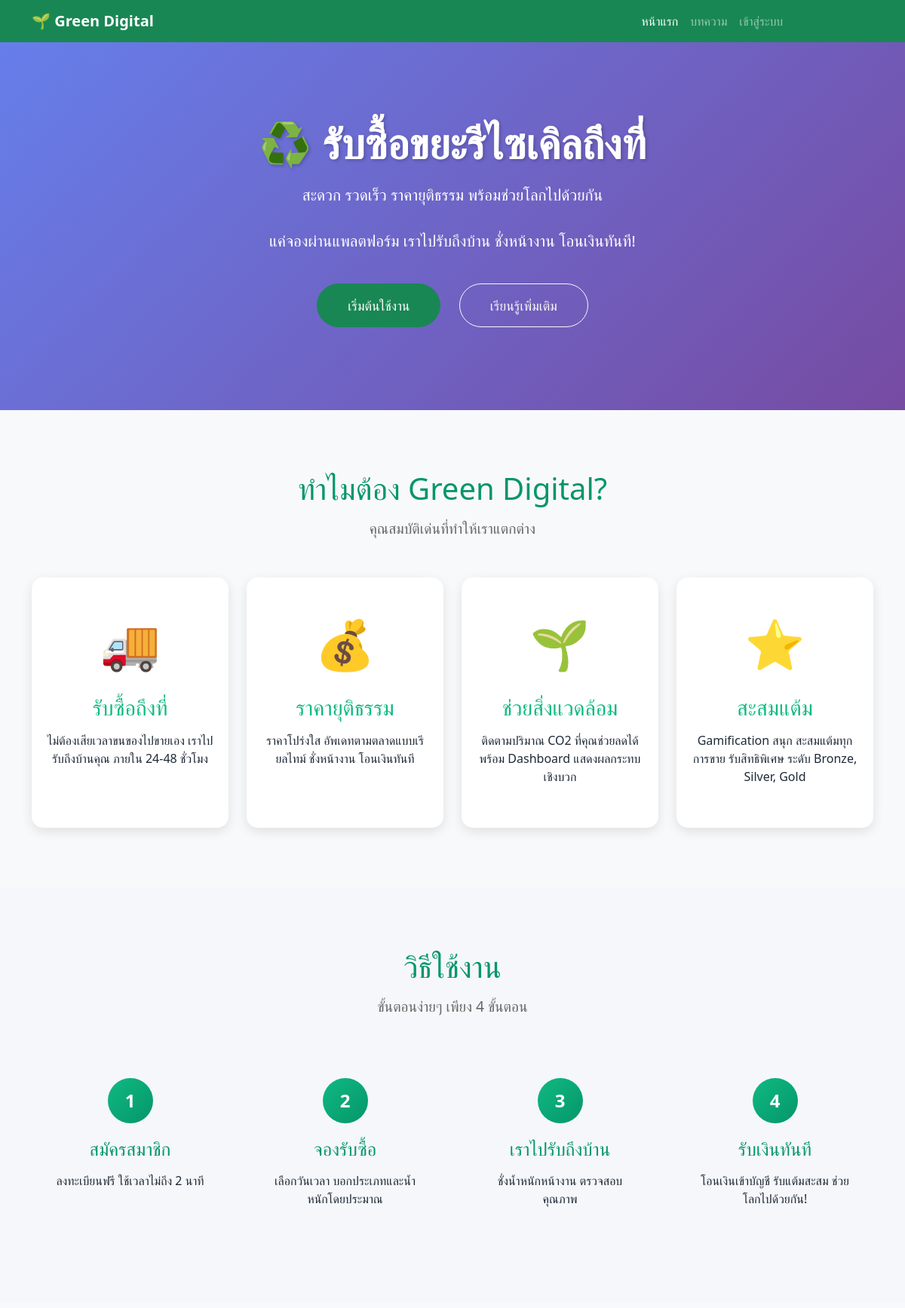
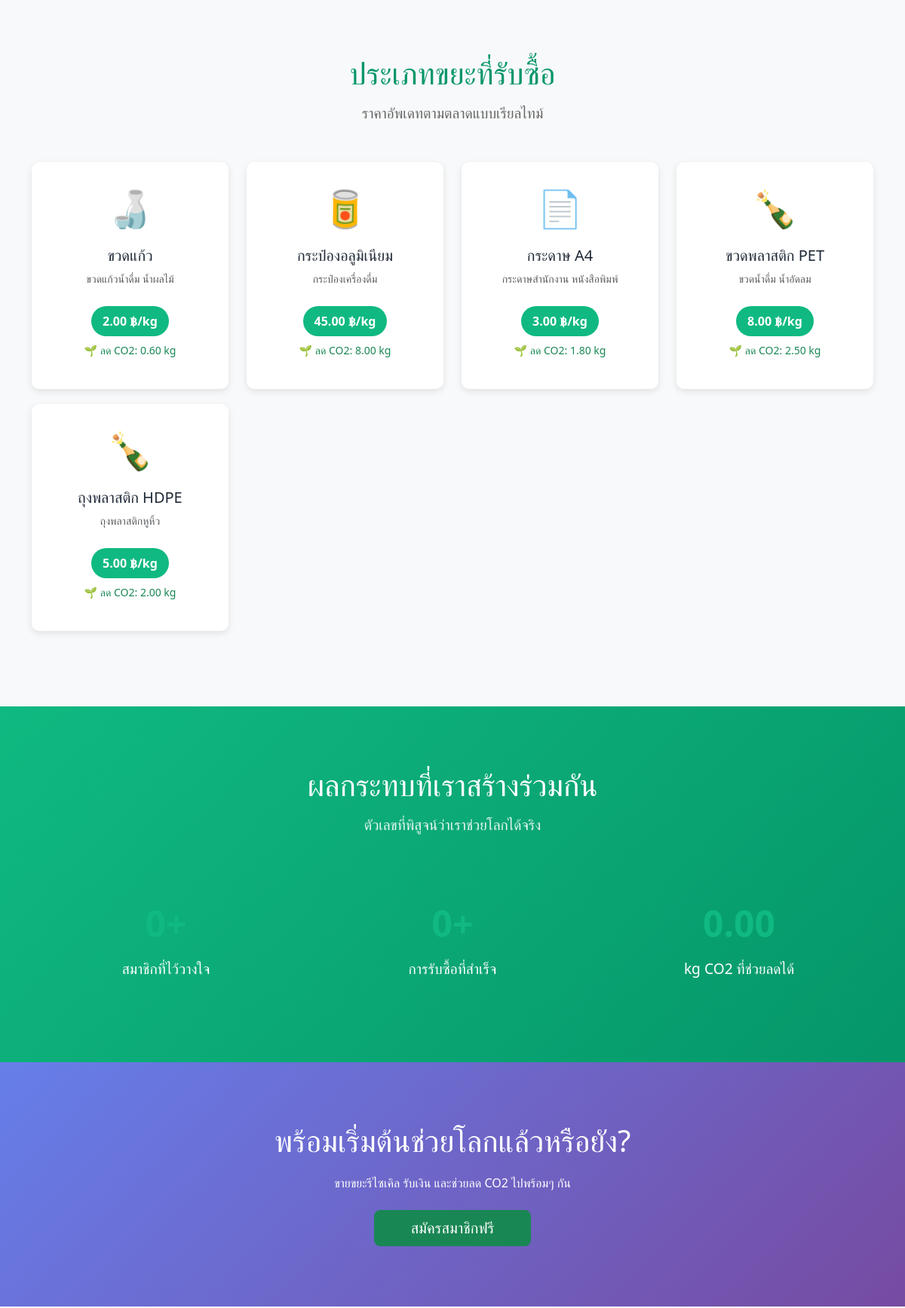
The page / (upper part) on the database its author committed (2 pictures, top to bottom).
### tables this page shows
CREATE TABLE prices (
    price_id INT AUTO_INCREMENT PRIMARY KEY,
    type_id INT NOT NULL,
    price_per_kg DECIMAL(10,2) NOT NULL,
    effective_date DATE NOT NULL,
    is_current BOOLEAN DEFAULT TRUE,
    updated_by INT,
    created_at DATETIME DEFAULT CURRENT_TIMESTAMP,
    FOREIGN KEY (type_id) REFERENCES recycle_types(type_id) ON DELETE CASCADE,
    FOREIGN KEY (updated_by) REFERENCES admins(admin_id) ON DELETE SET NULL,
    INDEX idx_type_id (type_id),
    INDEX idx_is_current (is_current),
    INDEX idx_effective_date (effective_date)
);

CREATE TABLE recycle_types (
    type_id INT AUTO_INCREMENT PRIMARY KEY,
    type_name VARCHAR(100) NOT NULL,
    category VARCHAR(50) NOT NULL COMMENT 'plastic, paper, metal, glass',
    description TEXT,
    image_url VARCHAR(255),
    co2_reduction DECIMAL(5,2) DEFAULT 0.00 COMMENT 'CO2 ที่ลดได้ต่อ 1 kg',
    status ENUM('active', 'inactive') DEFAULT 'active',
    created_at DATETIME DEFAULT CURRENT_TIMESTAMP,
    INDEX idx_category (category),
    INDEX idx_status (status)
);

### index.php (the view, shortened to what this page needs)
<?php
require_once 'config.php';
$total_users_sql = "SELECT COUNT(*) as total FROM users WHERE status = 'active'";
$total_users_result = mysqli_query($conn, $total_users_sql);
$total_users = $total_users_result ? mysqli_fetch_assoc($total_users_result)['total'] : 0;
$total_bookings_sql = "SELECT COUNT(*) as total FROM bookings WHERE status = 'completed'";
$total_bookings_result = mysqli_query($conn, $total_bookings_sql);
$total_bookings = $total_bookings_result ? mysqli_fetch_assoc($total_bookings_result)['total'] : 0;
$total_co2_sql = "SELECT COALESCE(SUM(co2_reduced), 0) as total FROM carbon_footprint";
$total_co2_result = mysqli_query($conn, $total_co2_sql);
$total_co2 = $total_co2_result ? mysqli_fetch_assoc($total_co2_result)['total'] : 0;
$recycle_types_sql = "SELECT rt.*, p.price_per_kg
                      FROM recycle_types rt
                      LEFT JOIN prices p ON rt.type_id = p.type_id
                      WHERE rt.status = 'active' AND p.is_current = 1
                      ORDER BY rt.category";
$recycle_types = mysqli_query($conn, $recycle_types_sql);
?>
<!DOCTYPE html>
<html lang="th">
<head>
    <link rel="stylesheet" href="css/bootstrap.min.css">
    <link rel="stylesheet" href="css/style.css">
</head>
<body>
    <?php include 'includes/navbar.php'; ?>
    <section class="hero-section" id="home">
        <div class="container">
            <h1>♻️ รับซื้อขยะรีไซเคิลถึงที่</h1>
            <p>สะดวก รวดเร็ว ราคายุติธรรม พร้อมช่วยโลกไปด้วยกัน</p>
            <p>แค่จองผ่านแพลตฟอร์ม เราไปรับถึงบ้าน ชั่งหน้างาน โอนเงินทันที!</p>
            <div class="hero-buttons">
                <a href="user_register.php" class="btn btn-success btn-lg">เริ่มต้นใช้งาน</a>
                <a href="#how-it-works" class="btn btn-outline-light btn-lg">เรียนรู้เพิ่มเติม</a>
            </div>
        </div>
    </section>
    <section class="features-section" id="features">
        <div class="container">
            <div class="section-title">
                <h2>ทำไมต้อง Green Digital?</h2>
                <p>คุณสมบัติเด่นที่ทำให้เราแตกต่าง</p>
            </div>
            <div class="row g-4">
                <div class="col-md-3">
                    <div class="feature-card">
                        <div class="feature-icon">🚚</div>
                        <h3>รับซื้อถึงที่</h3>
                        <p>ไม่ต้องเสียเวลาขนของไปขายเอง เราไปรับถึงบ้านคุณ ภายใน 24-48 ชั่วโมง</p>
                    </div>
                </div>
                <div class="col-md-3">
                    <div class="feature-card">
                        <div class="feature-icon">💰</div>
                        <h3>ราคายุติธรรม</h3>
                        <p>ราคาโปร่งใส อัพเดทตามตลาดแบบเรียลไทม์ ชั่งหน้างาน โอนเงินทันที</p>
                    </div>
                </div>
                <div class="col-md-3">
                    <div class="feature-card">
                        <div class="feature-icon">🌱</div>
                        <h3>ช่วยสิ่งแวดล้อม</h3>
                        <p>ติดตามปริมาณ CO2 ที่คุณช่วยลดได้ พร้อม Dashboard แสดงผลกระทบเชิงบวก</p>
                    </div>
                </div>
                <div class="col-md-3">
                    <div class="feature-card">
                        <div class="feature-icon">⭐</div>
                        <h3>สะสมแต้ม</h3>
                        <p>Gamification สนุก สะสมแต้มทุกการขาย รับสิทธิพิเศษ ระดับ Bronze, Silver, Gold</p>
                    </div>
                </div>
            </div>
        </div>
    </section>
    <section class="how-it-works-section" id="how-it-works">
        <div class="container">
            <div class="section-title">
                <h2>วิธีใช้งาน</h2>
                <p>ขั้นตอนง่ายๆ เพียง 4 ขั้นตอน</p>
            </div>
            <div class="row">
                <div class="col-md-3">
                    <div class="step-card">
                        <div class="step-number">1</div>
                        <h4>สมัครสมาชิก</h4>
                        <p>ลงทะเบียนฟรี ใช้เวลาไม่ถึง 2 นาที</p>
                    </div>
                </div>
                <div class="col-md-3">
                    <div class="step-card">
                        <div class="step-number">2</div>
                        <h4>จองรับซื้อ</h4>
                        <p>เลือกวันเวลา บอกประเภทและน้ำหนักโดยประมาณ</p>
                    </div>
                </div>
                <div class="col-md-3">
                    <div class="step-card">
                        <div class="step-number">3</div>
                        <h4>เราไปรับถึงบ้าน</h4>
                        <p>ชั่งน้ำหนักหน้างาน ตรวจสอบคุณภาพ</p>
                    </div>
                </div>
                <div class="col-md-3">
                    <div class="step-card">
                        <div class="step-number">4</div>
                        <h4>รับเงินทันที</h4>
                        <p>โอนเงินเข้าบัญชี รับแต้มสะสม ช่วยโลกไปด้วยกัน!</p>
                    </div>
                </div>
            </div>
        </div>
    </section>
    <section class="recycle-types-section" id="recycle-types">
        <div class="container">
            <div class="section-title">
                <h2>ประเภทขยะที่รับซื้อ</h2>
                <p>ราคาอัพเดทตามตลาดแบบเรียลไทม์</p>
            </div>
            <div class="row">
                <?php if($recycle_types && mysqli_num_rows($recycle_types) > 0): ?>
                    <?php while($type = mysqli_fetch_assoc($recycle_types)): ?>
                        <div class="col-md-4 col-lg-3">
                            <div class="recycle-card">
                                <div class="recycle-icon">
                                    <?php
                                    $icon = '♻️';
                                    if($type['category'] == 'plastic') $icon = '🍾';
                                    elseif($type['category'] == 'paper') $icon = '📄';
                                    elseif($type['category'] == 'metal') $icon = '🥫';
                                    elseif($type['category'] == 'glass') $icon = '🍶';
                                    echo $icon;
                                    ?>
                                </div>
                                <h5><?php echo htmlspecialchars($type['type_name']); ?></h5>
                                <p class="text-muted small"><?php echo htmlspecialchars($type['description']); ?></p>
                                <div class="price-tag">
                                    <?php echo number_format($type['price_per_kg'], 2); ?> ฿/kg
                                </div>
                                <p class="text-success small mt-2">
                                    🌱 ลด CO2: <?php echo number_format($type['co2_reduction'], 2); ?> kg
                                </p>
                            </div>
                        </div>
                    <?php endwhile; ?>
                <?php else: ?>
                    <div class="col-12 text-center">
                        <p class="text-muted">ยังไม่มีข้อมูลประเภทขยะ</p>
                    </div>
                <?php endif; ?>
            </div>
        </div>
    </section>
    <section class="stats-section">
        <div class="container">
            <div class="section-title">
                <h2 style="color: white;">ผลกระทบที่เราสร้างร่วมกัน</h2>
                <p style="color: rgba(255,255,255,0.9);">ตัวเลขที่พิสูจน์ว่าเราช่วยโลกได้จริง</p>
            </div>
            <div class="row">
                <div class="col-md-4">
                    <div class="stat-box">
                        <div class="stat-number"><?php echo number_format($total_users); ?>+</div>
                        <div class="stat-label">สมาชิกที่ไว้วางใจ</div>
                    </div>
                </div>
                <div class="col-md-4">
                    <div class="stat-box">
                        <div class="stat-number"><?php echo number_format($total_bookings); ?>+</div>
                        <div class="stat-label">การรับซื้อที่สำเร็จ</div>
                    </div>
                </div>
                <div class="col-md-4">
                    <div class="stat-box">
                        <div class="stat-number"><?php echo number_format($total_co2, 2); ?></div>
                        <div class="stat-label">kg CO2 ที่ช่วยลดได้</div>
                    </div>
                </div>
            </div>
        </div>
    </section>
    <section class="cta-section">
        <div class="container">
            <h2>พร้อมเริ่มต้นช่วยโลกแล้วหรือยัง?</h2>
            <p class="mb-4">ขายขยะรีไซเคิล รับเงิน และช่วยลด CO2 ไปพร้อมๆ กัน</p>
            <a href="user_register.php" class="btn btn-success btn-lg px-5">สมัครสมาชิกฟรี</a>
        </div>
    </section>
</body>
</html>

### css/style.css (style rules this page uses)
:root { --primary-color: #10b981; --primary-dark: #059669; --secondary-color: #667eea; --secondary-dark: #764ba2; --danger-color: #ef4444; --warning-color: #f59e0b; --info-color: #06b6d4; --light-bg: #f5f7fa; --text-dark: #1f2937; --text-gray: #6b7280; }
body { font-family: 'Sarabun', 'Segoe UI', Tahoma, Geneva, Verdana, sans-serif; background-color: var(--light-bg); color: var(--text-dark); }
.stat-number { font-size: 2.5rem; font-weight: bold; color: var(--primary-color); }

### index.php (style rules this page uses)
.hero-section { background: linear-gradient(135deg, #667eea 0%, #764ba2 100%); color: white; padding: 100px 0; text-align: center; }
.hero-section h1 { font-size: 3.5em; font-weight: bold; margin-bottom: 20px; text-shadow: 2px 2px 4px rgba(0,0,0,0.2); }
.hero-section p { font-size: 1.3em; margin-bottom: 30px; }
.hero-buttons .btn { margin: 10px; padding: 15px 40px; font-size: 1.1em; border-radius: 50px; }
.features-section { padding: 80px 0; background: #f8f9fa; }
.feature-card { text-align: center; padding: 40px 20px; background: white; border-radius: 15px; box-shadow: 0 5px 15px rgba(0,0,0,0.1); transition: transform 0.3s; height: 100%; }
.feature-icon { font-size: 4em; margin-bottom: 20px; }
.feature-card h3 { color: #10b981; margin-bottom: 15px; }
.how-it-works-section { padding: 80px 0; }
.step-card { text-align: center; padding: 30px; position: relative; }
.step-number { width: 60px; height: 60px; background: linear-gradient(135deg, #10b981 0%, #059669 100%); color: white; border-radius: 50%; display: flex; align-items: center; justify-content: center; font-size: 1.5em; font-weight: bold; margin: 0 auto 20px; }
.step-card h4 { color: #059669; margin-bottom: 15px; }
.recycle-types-section { padding: 80px 0; background: #f8f9fa; }
.recycle-card { background: white; border-radius: 10px; padding: 25px; text-align: center; box-shadow: 0 3px 10px rgba(0,0,0,0.1); margin-bottom: 20px; transition: transform 0.3s; }
.recycle-icon { font-size: 3em; margin-bottom: 15px; }
.price-tag { background: #10b981; color: white; padding: 8px 15px; border-radius: 20px; display: inline-block; margin-top: 10px; font-weight: bold; }
.stats-section { padding: 80px 0; background: linear-gradient(135deg, #10b981 0%, #059669 100%); color: white; }
.stat-box { text-align: center; padding: 30px; }
.stat-number { font-size: 3em; font-weight: bold; margin-bottom: 10px; }
.stat-label { font-size: 1.2em; }
.cta-section { padding: 80px 0; background: linear-gradient(135deg, #667eea 0%, #764ba2 100%); color: white; text-align: center; }
.cta-section h2 { font-size: 2.5em; margin-bottom: 20px; }
.section-title { text-align: center; margin-bottom: 50px; }
.section-title h2 { font-size: 2.5em; color: #059669; margin-bottom: 15px; }
.section-title p { font-size: 1.2em; color: #666; }

### rows shown on the page
prices: type.category "🍶", type.type_name "ขวดแก้ว", type.description "ขวดแก้วน้ำดื่ม น้ำผลไม้", price_per_kg "2.00", type.co2_reduction "0.60"
prices: type.category "🥫", type.type_name "กระป๋องอลูมิเนียม", type.description "กระป๋องเครื่องดื่ม", price_per_kg "45.00", type.co2_reduction "8.00"
prices: type.category "📄", type.type_name "กระดาษ A4", type.description "กระดาษสำนักงาน หนังสือพิมพ์", price_per_kg "3.00", type.co2_reduction "1.80"
prices: type.category "🍾", type.type_name "ขวดพลาสติก PET", type.description "ขวดน้ำดื่ม น้ำอัดลม", price_per_kg "8.00", type.co2_reduction "2.50"
prices: type.category "🍾", type.type_name "ถุงพลาสติก HDPE", type.description "ถุงพลาสติกหูหิ้ว", price_per_kg "5.00", type.co2_reduction "2.00"

### other values the page prints
$total_co2 "0.00"
